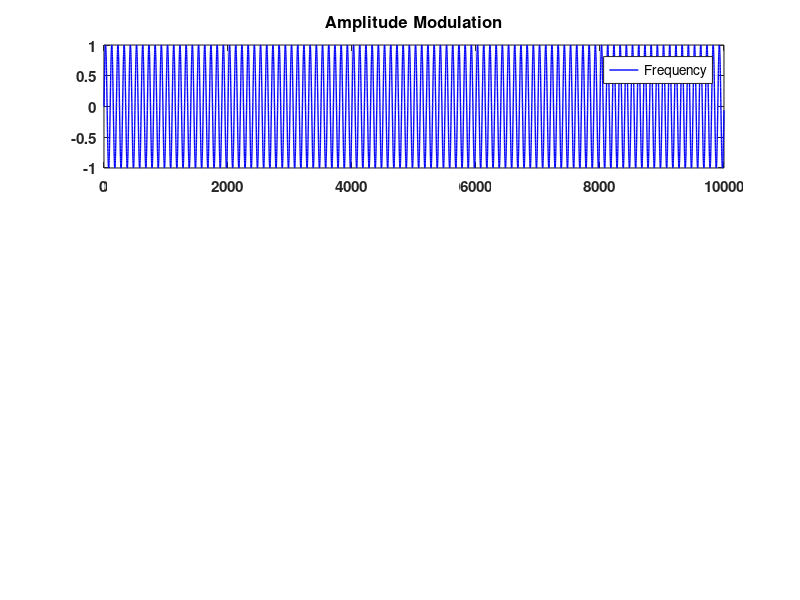

The MATLAB source for this figure: (Note: this script raises an error after producing the figure.)
format long g
format compact
clc
close all
clearvars

% get the location of the script file to save figures
full_path = mfilename('fullpath');
[scriptpath,  filename, ext] = fileparts(full_path);

line_width = 1.0;
plot_num = 1;

data_path = 'D:\data\modulation\';

%% AM modulation

sample_rate = 1e6;

% time
t = 0:9999;

% base frequency to modulate
fo = 10000;
freq = sin(2*pi()*fo/sample_rate*t);

% amplitude
amplitude = 0.5*cos(2*pi()*(200/sample_rate)*t) + 0.5;

% create the signal
am_sig = freq.*amplitude;

% data plots
figure(plot_num)
set(gcf,'position',([50,50,1600,500]),'color','w')

subplot(3,1,1)
hold on
grid on
box on
plot(t, freq, 'b', 'LineWidth', line_width)
set(gca,'fontweight','bold','FontSize',11);
xlim([0, numel(t)]);
legend('Frequency')
title('Amplitude Modulation', 'fontweight','bold','FontSize',12);
ax = gca;
ax.Position = [0.02 ax.Position(2) 0.96 ax.Position(4)];

subplot(3,1,2)
hold on
grid on
box on
plot(t, amplitude, 'k', 'LineWidth', line_width)
set(gca,'fontweight','bold','FontSize',11);
xlim([0, numel(t)]);
legend('Analog Data')
ax = gca;
ax.Position = [0.02 ax.Position(2) 0.96 ax.Position(4)];

subplot(3,1,3)
hold on
grid on
box on
plot(t, amplitude, 'k', 'LineWidth', line_width)
plot(t, am_sig, 'b', 'LineWidth', line_width)
set(gca,'fontweight','bold','FontSize',11);
xlim([0, numel(t)]);
legend({'Data', 'Modulated Data'});
ax = gca;
ax.Position = [0.02 ax.Position(2) 0.96 ax.Position(4)];
print(plot_num, '-dpng', fullfile(data_path,strcat('am_time_plot.png')));
plot_num = plot_num + 1;

[s, f, ts] = spectrogram(complex(am_sig, zeros(1, numel(am_sig))), 64, 32, 64, sample_rate, 'centered'); 

% spectrogram
figure(plot_num)
set(gcf,'position',([50,50,1000,800]),'color','w')
surf(ts, f/1e6, 20*log10(abs(s)), 'EdgeColor', 'none')
colormap(jet(100));
grid on
box on
set(gca,'fontweight','bold','FontSize',12);
xlabel('Time (s)', 'fontweight','bold','FontSize',12);
ylabel('Frequency (MHz)', 'fontweight','bold','FontSize',12);
zlabel('Amplitude (dBfs)', 'fontweight','bold','FontSize',12);
ax = gca;
ax.Position = [0.08 0.08 0.875 0.88];

view(0,0);
print(plot_num, '-dpng', fullfile(data_path,strcat('am_spectrogram_0_0.png')));
view(90,0)
print(plot_num, '-dpng', fullfile(data_path,strcat('am_spectrogram_90_0.png')));
view(90,-90)
print(plot_num, '-dpng', fullfile(data_path,strcat('am_spectrogram_90_90.png')));

plot_num = plot_num + 1;

%% ASK

amplitude = 1.0;
sample_rate = 1e6;
symbol_length = 0.001;

% time
t = 0:9999;

% base frequency to modulate
fo = 10000;
freq = sin(2*pi()*fo/sample_rate*t);

% amplitude
% A0 = 0.1*ones(1, 1000);
% A1 = 0.95 * ones(1, 1000);
% amplitude = [A1, A1, A0, A1, A0, A0, A1, A0, A1, A0];
% data
data = [1, 0, 1, 0, 0, 1, 1, 1, 0, 1];
[iq] = generate_ask(data, amplitude, sample_rate, symbol_length);
ask_sig = freq.' .* real(iq);

% create the signal
% ask_sig = freq.*amplitude;

% data plots
figure(plot_num)
set(gcf,'position',([50,50,1600,500]),'color','w')

subplot(3,1,1)
hold on
grid on
box on
plot(t, freq, 'b', 'LineWidth', line_width)
set(gca,'fontweight','bold','FontSize',11);
xlim([0, numel(t)]);
legend('Frequency')
title('ASK Modulation', 'fontweight','bold','FontSize',12);
ax = gca;
ax.Position = [0.02 ax.Position(2) 0.96 ax.Position(4)];

subplot(3,1,2)
hold on
grid on
box on
plot(t, amplitude, 'k', 'LineWidth', line_width)
set(gca,'fontweight','bold','FontSize',11);
xlim([0, numel(t)]);
legend('Binary Data')
ax = gca;
ax.Position = [0.02 ax.Position(2) 0.96 ax.Position(4)];

subplot(3,1,3)
hold on
grid on
box on
plot(t, real(iq), 'k', 'LineWidth', line_width)
plot(t, ask_sig, 'b', 'LineWidth', line_width)
set(gca,'fontweight','bold','FontSize',11);
xlim([0, numel(t)]);
legend({'Data', 'Modulated Data'});
ax = gca;
ax.Position = [0.02 ax.Position(2) 0.96 ax.Position(4)];
print(plot_num, '-dpng', fullfile(data_path,strcat('ask_time_plot.png')));
plot_num = plot_num + 1;

[s, f, ts] = spectrogram(ask_sig, 64, 32, 64, sample_rate, 'centered'); 

% spectrogram
figure(plot_num)
set(gcf,'position',([50,50,1000,800]),'color','w')
surf(ts, f/1e6, 20*log10(abs(s)), 'EdgeColor', 'none')
colormap(jet(100));
grid on
box on
set(gca,'fontweight','bold','FontSize',12);
xlabel('Time (s)', 'fontweight','bold','FontSize',12);
ylabel('Frequency (MHz)', 'fontweight','bold','FontSize',12);
zlabel('Amplitude (dBfs)', 'fontweight','bold','FontSize',12);
ax = gca;
ax.Position = [0.08 0.08 0.875 0.88];

view(0,0);
print(plot_num, '-dpng', fullfile(data_path,strcat('ask_spectrogram_0_0.png')));
view(90,0)
print(plot_num, '-dpng', fullfile(data_path,strcat('ask_spectrogram_90_0.png')));
view(90,-90)
print(plot_num, '-dpng', fullfile(data_path,strcat('ask_spectrogram_90_90.png')));

plot_num = plot_num + 1;

%% PAM modulation

amplitude = 1.0;
sample_rate = 1e6;

% time
t = 0:9999;

symbol_length = 0.0001;
samples_per_symbol = floor(sample_rate * symbol_length + 0.5);

data = randi([0,1], 200,1);

[iq, pulse_data] = generate_4pam(data, amplitude, symbol_length, sample_rate);
t_iq = (0:numel(iq)-1)/sample_rate;

x_data = 0:numel(data)-1;

% data plot
figure(plot_num)
set(gcf,'position',([50,50,1600,500]),'color','w')

subplot(3,1,1)
hold on
grid on
box on
plot(x_data, data, 'k', 'LineWidth', 1)
set(gca,'fontweight','bold','FontSize',11);
xlim([0,x_data(end)]);
legend('Binary Data')
title('4-PAM Modulation', 'fontweight','bold','FontSize',12);
ax = gca;
ax.Position = [0.025 ax.Position(2) 0.96 ax.Position(4)];

subplot(3,1,2)
hold on
grid on
box on
plot(t_iq, pulse_data, 'b', 'LineWidth', line_width)
set(gca,'fontweight','bold','FontSize',11);
xlim([0, t_iq(end)]);
legend({'Data'});
ax = gca;
ax.Position = [0.025 ax.Position(2) 0.96 ax.Position(4)];

subplot(3,1,3)
hold on
grid on
box on
plot(t_iq, pulse_data, 'k', 'LineWidth', line_width)
plot(t_iq, real(iq), 'b', 'LineWidth', line_width)
set(gca,'fontweight','bold','FontSize',11);
xlim([0, t_iq(end)]);
legend({'Data', 'Modulated Data'});
ax = gca;
ax.Position = [0.025 0.125 0.96 ax.Position(4)];
print(plot_num, '-dpng', fullfile(data_path,strcat('pam_time_plot.png')));
plot_num = plot_num + 1;

% iq data plot
figure(plot_num)
set(gcf,'position',([50,50,1000,800]),'color','w')
scatter3(t_iq, real(iq), imag(iq), 20, 'o', 'b', 'filled');
hold on
box on
grid on
plot3(t_iq, real(iq), imag(iq), 'b');
set(gca,'fontweight','bold','FontSize',11);
xlabel('Time (s)', 'fontweight','bold');
ylabel('I', 'fontweight','bold');
zlabel('Q', 'fontweight','bold');
view(-70,10);
ax = gca;
ax.Position = [0.08 0.08 0.865 0.88];
print(plot_num, '-dpng', fullfile(data_path,strcat('pam_iq_plot.png')));
plot_num = plot_num + 1;

[s, f, ts] = spectrogram(iq, 64, 32, 64, sample_rate, 'centered'); 

% spectrogram
figure(plot_num)
set(gcf,'position',([50,50,1000,800]),'color','w')
surf(ts, f/1e6, 20*log10(abs(s)), 'EdgeColor', 'none')
colormap(jet(100));
grid on
box on
set(gca,'fontweight','bold','FontSize',12);
xlabel('Time (s)', 'fontweight','bold','FontSize',12);
ylabel('Frequency (MHz)', 'fontweight','bold','FontSize',12);
zlabel('Amplitude (dBfs)', 'fontweight','bold','FontSize',12);
ax = gca;
ax.Position = [0.08 0.08 0.875 0.88];

view(0,0);
print(plot_num, '-dpng', fullfile(data_path,strcat('pam_spectrogram_0_0.png')));
view(90,0)
print(plot_num, '-dpng', fullfile(data_path,strcat('pam_spectrogram_90_0.png')));
view(90,-90)
print(plot_num, '-dpng', fullfile(data_path,strcat('pam_spectrogram_90_90.png')));

plot_num = plot_num + 1;

%% FM
amplitude = 1.0;

sample_rate = 1e6;
analog_sr = 20000;

% time
t = (0:199);

% base frequency to modulate
fo = sample_rate;
freq = sin(2*pi()*fo/(200*sample_rate)*(0:19999));

% analog data
d1 = cos(2*pi()*(400/analog_sr)*t);
d2 = cos(2*pi()*(100/analog_sr)*t);
d3 = cos(2*pi()*(600/analog_sr)*t);
d4 = cos(2*pi()*(200/analog_sr)*t);
d5 = cos(2*pi()*(800/analog_sr)*t);
data = [d1, d2, d3, d4, d5];


[iq] = generate_fm(data, sample_rate, 1/analog_sr, 4000, amplitude);
fm_sig = imag(iq);

% calculate the real FM signal
% samples_per_symbol = floor(sample_rate * 1/analog_sr + 0.5);
% fm_sig = zeros(numel(data) * samples_per_symbol, 1);

% int_val = 0;
% index = 1;
% 
% for idx = 1:numel(data)-1
% 
%     % // short cuts based on evenely spaced upsampling
%     slope = (data(idx+1) - data(idx))/(samples_per_symbol);
% 
%     for jdx = 0:samples_per_symbol-1
%         int_val = int_val + (data(idx) + jdx*slope);
%         fm_sig(index) = cos(int_val*2*pi*(4000/sample_rate));
%         index = index + 1;
%     end
% end

t_plot = (0:numel(data)-1)/analog_sr;
fm_plot = (0:numel(fm_sig)-1)/sample_rate;

% data plots
figure(plot_num)
set(gcf,'position',([50,50,1600,500]),'color','w')

subplot(3,1,1)
hold on
grid on
box on
plot(0:numel(freq)-1, freq, 'b', 'LineWidth', line_width)
set(gca,'fontweight','bold','FontSize',11);
xlim([0, numel(freq)-1]);
legend('Frequency')
title('Frequency Modulation', 'fontweight','bold','FontSize',12);
ax = gca;
ax.Position = [0.02 ax.Position(2) 0.96 ax.Position(4)];

subplot(3,1,2)
hold on
grid on
box on
plot(t_plot, data, 'k', 'LineWidth', line_width)
set(gca,'fontweight','bold','FontSize',11);
xlim([0,t_plot(end)]);
legend('Binary Data')
ax = gca;
ax.Position = [0.02 ax.Position(2) 0.96 ax.Position(4)];

subplot(3,1,3)
hold on
grid on
box on
% plot(t, data, '--g', 'LineWidth', line_width)
% plot(real(iq_data), 'b', 'LineWidth', line_width)
plot(fm_plot, fm_sig, 'b', 'LineWidth', line_width)
set(gca,'fontweight','bold','FontSize',11);
% xlim([0, numel(t)]);
legend({'Modulated Data'});
ax = gca;
ax.Position = [0.02 ax.Position(2) 0.96 ax.Position(4)];
print(plot_num, '-dpng', fullfile(data_path,strcat('fm_time_plot.png')));
plot_num = plot_num + 1;

[s, f, ts] = spectrogram(iq, 64, 32, 64, sample_rate, 'centered'); 

% spectrogram
figure(plot_num)
set(gcf,'position',([50,50,1000,800]),'color','w')
surf(ts, f/1e6, 20*log10(abs(s)), 'EdgeColor', 'none')
colormap(jet(100));
grid on
box on
set(gca,'fontweight','bold','FontSize',12);
xlabel('Time (s)', 'fontweight','bold','FontSize',12);
ylabel('Frequency (MHz)', 'fontweight','bold','FontSize',12);
zlabel('Amplitude (dBfs)', 'fontweight','bold','FontSize',12);
ax = gca;
ax.Position = [0.08 0.08 0.875 0.88];

view(0,0);
print(plot_num, '-dpng', fullfile(data_path,strcat('fm_spectrogram_0_0.png')));
view(90,0)
print(plot_num, '-dpng', fullfile(data_path,strcat('fm_spectrogram_90_0.png')));
view(90,-90)
print(plot_num, '-dpng', fullfile(data_path,strcat('fm_spectrogram_90_90.png')));

plot_num = plot_num + 1;

%% FSK

sample_rate = 1e6;

% freq
fo = 20000;
symbol_length = 0.001;

% data
% data = randi([0,1], 10,1);
data = [1, 0, 1, 0, 0, 1, 1, 1, 0, 1];

d2 = [];
for idx=1:numel(data)
    d2 = cat(1, d2, data(idx)*ones(sample_rate*symbol_length, 1));
end

iq = generate_fsk(data, 1, sample_rate, symbol_length, 0, fo);
fsk_sig = imag(iq);
t_iq = (0:numel(iq)-1)/sample_rate;

x_data = 0:numel(data)-1;
fm_plot = (0:numel(fsk_sig)-1)/sample_rate;

% data plot
figure(plot_num)
set(gcf,'position',([50,50,1600,400]),'color','w')

subplot(2,1,1)
hold on
grid on
box on
plot(x_data, data, 'k', 'LineWidth', 1)
set(gca,'fontweight','bold','FontSize',11);
xlim([0,x_data(end)]);
legend('Binary Data')
title('FSK Modulation', 'fontweight','bold','FontSize',12);
ax = gca;
ax.Position = [0.02 ax.Position(2) 0.96 ax.Position(4)];

subplot(2,1,2)
hold on
grid on
box on
plot(fm_plot, d2, 'k', 'LineWidth', line_width)
plot(fm_plot, fsk_sig, 'b', 'LineWidth', line_width)
set(gca,'fontweight','bold','FontSize',11);
xlim([0, fm_plot(end)]);
legend({'Data', 'Modulated Data'});
ax = gca;
ax.Position = [0.02 0.125 0.96 ax.Position(4)];
print(plot_num, '-dpng', fullfile(data_path,strcat('fsk_time_plot.png')));
plot_num = plot_num + 1;

% iq data plot
figure(plot_num)
set(gcf,'position',([50,50,1000,800]),'color','w')
scatter3(t_iq, real(iq), imag(iq), 20, 'o', 'b', 'filled');
hold on
box on
grid on
plot3(t_iq, real(iq), imag(iq), 'b');
set(gca,'fontweight','bold','FontSize',11);
xlabel('Time (s)', 'fontweight','bold');
ylabel('I', 'fontweight','bold');
zlabel('Q', 'fontweight','bold');
view(-70,10);
ax = gca;
ax.Position = [0.08 0.08 0.865 0.88];
print(plot_num, '-dpng', fullfile(data_path,strcat('fsk_iq_plot.png')));
plot_num = plot_num + 1;

[s, f, ts] = spectrogram(iq, 512, 480, 512, sample_rate, 'centered'); 

% spectrogram
figure(plot_num)
set(gcf,'position',([50,50,1000,800]),'color','w')
surf(ts, f/1e6, 20*log10(abs(s)), 'EdgeColor', 'none')
colormap(jet(100));
grid on
box on
set(gca,'fontweight','bold','FontSize',12);
xlabel('Time (s)', 'fontweight','bold','FontSize',12);
ylabel('Frequency (MHz)', 'fontweight','bold','FontSize',12);
zlabel('Amplitude (dBfs)', 'fontweight','bold','FontSize',12);
ax = gca;
ax.Position = [0.08 0.08 0.875 0.88];

view(0,0);
print(plot_num, '-dpng', fullfile(data_path,strcat('fsk_spectrogram_0_0.png')));
view(90,0)
print(plot_num, '-dpng', fullfile(data_path,strcat('fsk_spectrogram_90_0.png')));
view(90,-90)
print(plot_num, '-dpng', fullfile(data_path,strcat('fsk_spectrogram_90_90.png')));

plot_num = plot_num + 1;


%% bpsk

amplitude = 1.0;
sample_rate = 10e6;

bit_length = 0.000001;

% data
data = randi([0,1], 200,1);
x_data = 0:numel(data)-1;

num_bits = 1;
iq_map = [-1+-0i; 1+0i];
gc = [0,1];

[iq] = generate_bpsk(data, amplitude, sample_rate, bit_length);
t_iq = (0:numel(iq)-1)/sample_rate;

% data plots
figure(plot_num)
set(gcf,'position',([50,50,1600,400]),'color','w')

subplot(2,1,1)
hold on
grid on
box on
plot(x_data, data, 'k', 'LineWidth', 1)
set(gca,'fontweight','bold','FontSize',11);
xlim([0,x_data(end)]);
legend('Binary Data')
title('BPSK Modulation', 'fontweight','bold','FontSize',12);
ax = gca;
ax.Position = [0.02 ax.Position(2) 0.96 ax.Position(4)];

subplot(2,1,2)
hold on
grid on
box on
plot(t_iq, real(iq), 'b', 'LineWidth', line_width)
plot(t_iq, imag(iq), 'r', 'LineWidth', line_width)
set(gca,'fontweight','bold','FontSize',11);
xlim([0, t_iq(end)]);
legend({'I', 'Q'});
ax = gca;
ax.Position = [0.02 0.125 0.96 ax.Position(4)];
print(plot_num, '-dpng', fullfile(data_path,strcat('bpsk_time_plot.png')));
plot_num = plot_num + 1;

% iq map plot
figure(plot_num)
set(gcf,'position',([50,50,1000,800]),'color','w')
hold on
grid on
box on
scatter(real(iq_map), imag(iq_map), 20, 'o', 'b', 'filled');
for idx=1:numel(iq_map)
    x = real(iq_map(gc(idx)+1,1));
    y = imag(iq_map(gc(idx)+1,1));
    text( x-0.01,y-0.1, strcat(dec2base(gc(idx),2, num_bits)),'Color',[0 0 0], 'fontweight','bold');
end
set(gca,'fontweight','bold','FontSize',11);
xlabel('I', 'fontweight','bold');
ylabel('Q', 'fontweight','bold');
xlim([-1.1, 1.1]);
ylim([-1.1, 1.1]);
pt = title('Constellation Map', 'fontweight','bold','FontSize',12);
set(pt,'position',get(pt,'position')+[0 0.01 0])
ax = gca;
ax.XAxisLocation = 'origin';
ax.YAxisLocation = 'origin';
ax.Position = [0.04 0.04 0.92 0.92];
print(plot_num, '-dpng', fullfile(data_path,strcat('bpsk_iqmap_plot.png')));
plot_num = plot_num + 1;

% iq data plot
figure(plot_num)
set(gcf,'position',([50,50,1000,800]),'color','w')
scatter3(t_iq, real(iq), imag(iq), 20, 'o', 'b', 'filled');
hold on
box on
grid on
plot3(t_iq, real(iq), imag(iq), 'b');
set(gca,'fontweight','bold','FontSize',11);
xlabel('Time (s)', 'fontweight','bold');
ylabel('I', 'fontweight','bold');
zlabel('Q', 'fontweight','bold');
view(-70,10);
ax = gca;
ax.Position = [0.08 0.08 0.875 0.88];
print(plot_num, '-dpng', fullfile(data_path,strcat('bpsk_iq_plot.png')));
plot_num = plot_num + 1;

[s, f, ts] = spectrogram(iq, 128, 64, 128, sample_rate, 'centered'); 

% spectrogram
figure(plot_num)
set(gcf,'position',([50,50,1000,800]),'color','w')
surf(ts, f/1e6, 20*log10(abs(s)), 'EdgeColor', 'none')
colormap(jet(100));
grid on
box on
set(gca,'fontweight','bold','FontSize',12);
xlabel('Time (s)', 'fontweight','bold','FontSize',12);
ylabel('Frequency (MHz)', 'fontweight','bold','FontSize',12);
zlabel('Amplitude (dBfs)', 'fontweight','bold','FontSize',12);
ax = gca;
ax.Position = [0.08 0.08 0.875 0.88];

view(0,0);
print(plot_num, '-dpng', fullfile(data_path,strcat('bpsk_spectrogram_0_0.png')));
view(90,0)
print(plot_num, '-dpng', fullfile(data_path,strcat('bpsk_spectrogram_90_0.png')));
view(90,-90)
print(plot_num, '-dpng', fullfile(data_path,strcat('bpsk_spectrogram_90_90.png')));
plot_num = plot_num + 1;

%% QPSK

amplitude = 1.0;
sample_rate = 10e6;

bit_length = 0.000001;

% data
data = randi([0,1], 2*200,1);
x_data = 0:numel(data)-1;

num_bits = 2;
[iq_map, gc] = create_qam_constellation(num_bits);

[iq] = generate_qpsk(data, sample_rate, bit_length);
t_iq = (0:numel(iq)-1)/sample_rate;

% data plots
figure(plot_num)
set(gcf,'position',([50,50,1600,400]),'color','w')

subplot(2,1,1)
hold on
grid on
box on
plot(x_data, data, 'k', 'LineWidth', 1)
set(gca,'fontweight','bold','FontSize',11);
xlim([0,x_data(end)]);
legend('Binary Data')
title('QPSK Modulation', 'fontweight','bold','FontSize',12);
ax = gca;
ax.Position = [0.02 ax.Position(2) 0.96 ax.Position(4)];

subplot(2,1,2)
hold on
grid on
box on
plot(t_iq, real(iq), 'b', 'LineWidth', line_width)
plot(t_iq, imag(iq), 'r', 'LineWidth', line_width)
set(gca,'fontweight','bold','FontSize',11);
xlim([0, t_iq(end)]);
legend({'I', 'Q'});
ax = gca;
ax.Position = [0.02 0.125 0.96 ax.Position(4)];
print(plot_num, '-dpng', fullfile(data_path,strcat('qpsk_time_plot.png')));
plot_num = plot_num + 1;

% iq map plot
figure(plot_num)
set(gcf,'position',([50,50,1000,800]),'color','w')
hold on
grid on
box on
scatter(real(iq_map), imag(iq_map), 20, 'o', 'b', 'filled');
for idx=1:numel(iq_map)
    x = real(iq_map(gc(idx)+1,1));
    y = imag(iq_map(gc(idx)+1,1));
    text( x-0.02,y-0.05, strcat(dec2base(gc(idx),2, num_bits)),'Color',[0 0 0], 'fontweight','bold');
end
set(gca,'fontweight','bold','FontSize',11);
xlabel('I', 'fontweight','bold');
ylabel('Q', 'fontweight','bold');
xlim([-1.1, 1.1]);
ylim([-1.1, 1.1]);
pt = title('Constellation Map', 'fontweight','bold','FontSize',12);
set(pt,'position',get(pt,'position')+[0 0.01 0])
ax = gca;
ax.XAxisLocation = 'origin';
ax.YAxisLocation = 'origin';
ax.Position = [0.04 0.04 0.92 0.92];
print(plot_num, '-dpng', fullfile(data_path,strcat('qpsk_iqmap_plot.png')));
plot_num = plot_num + 1;

% iq data plot
figure(plot_num)
set(gcf,'position',([50,50,1000,800]),'color','w')
scatter3(t_iq, real(iq), imag(iq), 20, 'o', 'b', 'filled');
hold on
box on
grid on
plot3(t_iq, real(iq), imag(iq), 'b');
set(gca,'fontweight','bold','FontSize',11);
xlabel('Time (s)', 'fontweight','bold');
ylabel('I', 'fontweight','bold');
zlabel('Q', 'fontweight','bold');
view(-70,10);
ax = gca;
ax.Position = [0.08 0.08 0.875 0.88];
print(plot_num, '-dpng', fullfile(data_path,strcat('qpsk_iq_plot.png')));
plot_num = plot_num + 1;

[s, f, ts] = spectrogram(iq, 128, 64, 128, sample_rate, 'centered'); 

% spectrogram
figure(plot_num)
set(gcf,'position',([50,50,1000,800]),'color','w')
surf(ts, f/1e6, 20*log10(abs(s)), 'EdgeColor', 'none')
colormap(jet(100));
grid on
box on
set(gca,'fontweight','bold','FontSize',12);
xlabel('Time (s)', 'fontweight','bold','FontSize',12);
ylabel('Frequency (MHz)', 'fontweight','bold','FontSize',12);
zlabel('Amplitude (dBfs)', 'fontweight','bold','FontSize',12);
ax = gca;
ax.Position = [0.08 0.08 0.875 0.88];

view(0,0);
print(plot_num, '-dpng', fullfile(data_path,strcat('qpsk_spectrogram_0_0.png')));
view(90,0)
print(plot_num, '-dpng', fullfile(data_path,strcat('qpsk_spectrogram_90_0.png')));
view(90,-90)
print(plot_num, '-dpng', fullfile(data_path,strcat('qpsk_spectrogram_90_90.png')));
plot_num = plot_num + 1;

%% O-QPSK

amplitude = 1.0;
sample_rate = 10e6;

bit_length = 0.000001;

% data
data = randi([0,1], 2*200, 1);
x_data = 0:numel(data)-1;

num_bits = 2;
[iq_map, gc] = create_qam_constellation(num_bits);

[iq] = generate_oqpsk(data, sample_rate, bit_length/2);
t_iq = (0:numel(iq)-1)/sample_rate;

% data plot
figure(plot_num)
set(gcf,'position',([50,50,1600,400]),'color','w')

subplot(2,1,1)
hold on
grid on
box on
plot(x_data, data, 'k', 'LineWidth', 1)
set(gca,'fontweight','bold','FontSize',11);
xlim([0,x_data(end)]);
legend('Binary Data')
title('OQPSK Modulation', 'fontweight','bold','FontSize',12);
ax = gca;
ax.Position = [0.02 ax.Position(2) 0.96 ax.Position(4)];

subplot(2,1,2)
hold on
grid on
box on
plot(t_iq, real(iq), 'b', 'LineWidth', line_width)
plot(t_iq, imag(iq), 'r', 'LineWidth', line_width)
set(gca,'fontweight','bold','FontSize',11);
xlim([0, t_iq(end)]);
legend({'I', 'Q'});
ax = gca;
ax.Position = [0.02 0.125 0.96 ax.Position(4)];
print(plot_num, '-dpng', fullfile(data_path,strcat('oqpsk_time_plot.png')));
plot_num = plot_num + 1;

% iq map plot
figure(plot_num)
set(gcf,'position',([50,50,1000,800]),'color','w')
hold on
grid on
box on
scatter(real(iq_map), imag(iq_map), 20, 'o', 'b', 'filled');
for idx=1:numel(iq_map)
    x = real(iq_map(gc(idx)+1,1));
    y = imag(iq_map(gc(idx)+1,1));
    text( x-0.02,y-0.05, strcat(dec2base(gc(idx),2, num_bits)),'Color',[0 0 0], 'fontweight','bold');
end
set(gca,'fontweight','bold','FontSize',11);
xlabel('I', 'fontweight','bold');
ylabel('Q', 'fontweight','bold');
xlim([-1.1, 1.1]);
ylim([-1.1, 1.1]);
pt = title('Constellation Map', 'fontweight','bold','FontSize',12);
set(pt,'position',get(pt,'position')+[0 0.01 0])
ax = gca;
ax.XAxisLocation = 'origin';
ax.YAxisLocation = 'origin';
ax.Position = [0.04 0.04 0.92 0.92];
print(plot_num, '-dpng', fullfile(data_path,strcat('oqpsk_iqmap_plot.png')));
plot_num = plot_num + 1;

% iq data plot
figure(plot_num)
set(gcf,'position',([50,50,1000,800]),'color','w')
scatter3(t_iq, real(iq), imag(iq), 20, 'o', 'b', 'filled');
hold on
box on
grid on
plot3(t_iq, real(iq), imag(iq), 'b');
set(gca,'fontweight','bold','FontSize',11);
xlabel('Time (s)', 'fontweight','bold');
ylabel('I', 'fontweight','bold');
zlabel('Q', 'fontweight','bold');
view(-70,10);
ax = gca;
ax.Position = [0.08 0.08 0.875 0.88];
print(plot_num, '-dpng', fullfile(data_path,strcat('oqpsk_iq_plot.png')));
plot_num = plot_num + 1;

[s, f, ts] = spectrogram(iq, 128, 64, 128, sample_rate, 'centered'); 

% spectrogram
figure(plot_num)
set(gcf,'position',([50,50,1000,800]),'color','w')
surf(ts, f/1e6, 20*log10(abs(s)), 'EdgeColor', 'none')
colormap(jet(100));
grid on
box on
set(gca,'fontweight','bold','FontSize',12);
xlabel('Time (s)', 'fontweight','bold','FontSize',12);
ylabel('Frequency (MHz)', 'fontweight','bold','FontSize',12);
zlabel('Amplitude (dBfs)', 'fontweight','bold','FontSize',12);
ax = gca;
ax.Position = [0.08 0.08 0.875 0.88];

view(0,0);
print(plot_num, '-dpng', fullfile(data_path,strcat('oqpsk_spectrogram_0_0.png')));
view(90,0)
print(plot_num, '-dpng', fullfile(data_path,strcat('oqpsk_spectrogram_90_0.png')));
view(90,-90)
print(plot_num, '-dpng', fullfile(data_path,strcat('oqpsk_spectrogram_90_90.png')));

plot_num = plot_num + 1;

%% 16 QAM

amplitude = 1.0;
sample_rate = 10e6;

bit_length = 0.000001;
num_bits = 4;

% data
data = randi([0,1], num_bits*100, 1);
x_data = 0:numel(data)-1;

% create the mapping constellation
[iq_map, gc] = create_qam_constellation(num_bits);

[iq] = generate_qam(data, amplitude, sample_rate, iq_map, bit_length);
t_iq = (0:numel(iq)-1)/sample_rate;

% time plots
figure(plot_num)
set(gcf,'position',([50,50,1600,400]),'color','w')

subplot(2,1,1)
hold on
grid on
box on
plot(x_data, data, 'k', 'LineWidth', 1)
set(gca,'fontweight','bold','FontSize',11);
xlim([0,x_data(end)]);
legend('Binary Data')
title('16QAM Modulation', 'fontweight','bold','FontSize',12);
ax = gca;
ax.Position = [0.02 ax.Position(2) 0.96 ax.Position(4)];

subplot(2,1,2)
hold on
grid on
box on
plot(t_iq, real(iq), 'b', 'LineWidth', line_width)
plot(t_iq, imag(iq), 'r', 'LineWidth', line_width)
set(gca,'fontweight','bold','FontSize',11);
xlim([0, t_iq(end)]);
legend({'I', 'Q'});
ax = gca;
ax.Position = [0.02 0.125 0.96 ax.Position(4)];
print(plot_num, '-dpng', fullfile(data_path,strcat('16qam_time_plot.png')));
plot_num = plot_num + 1;

% iq map plot
figure(plot_num)
set(gcf,'position',([50,50,1000,800]),'color','w')
hold on
grid on
box on
scatter(real(iq_map), imag(iq_map), 20, 'o', 'b', 'filled');
for idx=1:numel(iq_map)
    x = real(iq_map(gc(idx)+1,1));
    y = imag(iq_map(gc(idx)+1,1));
    text( x-0.04,y-0.05, strcat(dec2base(gc(idx),2, num_bits)),'Color',[0 0 0], 'fontweight','bold');
end
set(gca,'fontweight','bold','FontSize',11);
xlabel('I', 'fontweight','bold');
ylabel('Q', 'fontweight','bold');
xlim([-1.1, 1.1]);
ylim([-1.1, 1.1]);
pt = title('Constellation Map', 'fontweight','bold','FontSize',12);
set(pt,'position',get(pt,'position')+[0 0.01 0])
ax = gca;
ax.XAxisLocation = 'origin';
ax.YAxisLocation = 'origin';
ax.Position = [0.04 0.04 0.92 0.92];
print(plot_num, '-dpng', fullfile(data_path,strcat('16qam_iqmap_plot.png')));
plot_num = plot_num + 1;

% iq data plot
figure(plot_num)
set(gcf,'position',([50,50,1000,800]),'color','w')
hold on
box on
grid on
scatter3(t_iq, real(iq), imag(iq), 20, 'o', 'b', 'filled');
plot3(t_iq, real(iq), imag(iq), 'b');
set(gca,'fontweight','bold','FontSize',11);
xlabel('Time (s)', 'fontweight','bold');
ylabel('I', 'fontweight','bold');
zlabel('Q', 'fontweight','bold');
view(-70,10);
ax = gca;
ax.Position = [0.08 0.08 0.875 0.88];
print(plot_num, '-dpng', fullfile(data_path,strcat('16qam_iq_plot.png')));
plot_num = plot_num + 1;

[s, f, ts] = spectrogram(iq, 128, 64, 128, sample_rate, 'centered'); 

% spectrogram
figure(plot_num)
set(gcf,'position',([50,50,1000,800]),'color','w')
surf(ts, f/1e6, 20*log10(abs(s)), 'EdgeColor', 'none')
colormap(jet(100));
grid on
box on
set(gca,'fontweight','bold','FontSize',12);
xlabel('Time (s)', 'fontweight','bold','FontSize',12);
ylabel('Frequency (MHz)', 'fontweight','bold','FontSize',12);
zlabel('Amplitude (dBfs)', 'fontweight','bold','FontSize',12);
ax = gca;
ax.Position = [0.08 0.08 0.875 0.88];

view(0,0);
print(plot_num, '-dpng', fullfile(data_path,strcat('16qam_spectrogram_0_0.png')));
view(90,0)
print(plot_num, '-dpng', fullfile(data_path,strcat('16qam_spectrogram_90_0.png')));
view(90,-90)
print(plot_num, '-dpng', fullfile(data_path,strcat('16qam_spectrogram_90_90.png')));

plot_num = plot_num + 1;

%% 64 QAM

amplitude = 1.0;
sample_rate = 10e6;

bit_length = 0.000001;
num_bits = 6;

% data
data = randi([0,1], 2*num_bits*100, 1);
x_data = 0:numel(data)-1;

% create the mapping constellation
[iq_map, gc] = create_qam_constellation(num_bits);

[iq] = generate_qam(data, amplitude, sample_rate, iq_map, bit_length);
t_iq = (0:numel(iq)-1)/sample_rate;

% time plots
figure(plot_num)
set(gcf,'position',([50,50,1600,400]),'color','w')

subplot(2,1,1)
hold on
grid on
box on
plot(x_data, data, 'k', 'LineWidth', 1)
set(gca,'fontweight','bold','FontSize',11);
xlim([0,x_data(end)]);
legend('Binary Data')
title('64QAM Modulation', 'fontweight','bold','FontSize',12);
ax = gca;
ax.Position = [0.02 ax.Position(2) 0.96 ax.Position(4)];

subplot(2,1,2)
hold on
grid on
box on
plot(t_iq, real(iq), 'b', 'LineWidth', line_width)
plot(t_iq, imag(iq), 'r', 'LineWidth', line_width)
set(gca,'fontweight','bold','FontSize',11);
xlim([0, t_iq(end)]);
legend({'I', 'Q'});
ax = gca;
ax.Position = [0.02 0.125 0.96 ax.Position(4)];
print(plot_num, '-dpng', fullfile(data_path,strcat('64qam_time_plot.png')));
plot_num = plot_num + 1;

% iq map plot
figure(plot_num)
set(gcf,'position',([50,50,1000,800]),'color','w')
hold on
grid on
box on
scatter(real(iq_map), imag(iq_map), 20, 'o', 'b', 'filled');
for idx=1:numel(iq_map)
    x = real(iq_map(gc(idx)+1,1));
    y = imag(iq_map(gc(idx)+1,1));
    text( x-0.06,y-0.05, strcat(dec2base(gc(idx),2, num_bits)),'Color',[0 0 0], 'fontweight','bold');
end
set(gca,'fontweight','bold','FontSize',11);
xlabel('I', 'fontweight','bold');
ylabel('Q', 'fontweight','bold');
xlim([-1.1, 1.1]);
ylim([-1.1, 1.1]);
pt = title('Constellation Map', 'fontweight','bold','FontSize',12);
set(pt,'position',get(pt,'position')+[0 0.01 0])
ax = gca;
ax.XAxisLocation = 'origin';
ax.YAxisLocation = 'origin';
ax.Position = [0.04 0.04 0.92 0.92];
print(plot_num, '-dpng', fullfile(data_path,strcat('64qam_iqmap_plot.png')));
plot_num = plot_num + 1;

% iq data plot
figure(plot_num)
set(gcf,'position',([50,50,1000,800]),'color','w')
hold on
box on
grid on
scatter3(t_iq, real(iq), imag(iq), 20, 'o', 'b', 'filled');
plot3(t_iq, real(iq), imag(iq), 'b');
set(gca,'fontweight','bold','FontSize',11);
xlabel('Time (s)', 'fontweight','bold');
ylabel('I', 'fontweight','bold');
zlabel('Q', 'fontweight','bold');
view(-70,10);
ax = gca;
ax.Position = [0.08 0.08 0.875 0.88];
print(plot_num, '-dpng', fullfile(data_path,strcat('64qam_iq_plot.png')));
plot_num = plot_num + 1;

[s, f, ts] = spectrogram(iq, 128, 64, 128, sample_rate, 'centered'); 

% spectrogram
figure(plot_num)
set(gcf,'position',([50,50,1000,800]),'color','w')
surf(ts, f/1e6, 20*log10(abs(s)), 'EdgeColor', 'none')
colormap(jet(100));
grid on
box on
set(gca,'fontweight','bold','FontSize',12);
xlabel('Time (s)', 'fontweight','bold','FontSize',12);
ylabel('Frequency (MHz)', 'fontweight','bold','FontSize',12);
zlabel('Amplitude (dBfs)', 'fontweight','bold','FontSize',12);
ax = gca;
ax.Position = [0.08 0.08 0.875 0.88];

view(0,0);
print(plot_num, '-dpng', fullfile(data_path,strcat('64qam_spectrogram_0_0.png')));
view(90,0)
print(plot_num, '-dpng', fullfile(data_path,strcat('64qam_spectrogram_90_0.png')));
view(90,-90)
print(plot_num, '-dpng', fullfile(data_path,strcat('64qam_spectrogram_90_90.png')));

plot_num = plot_num + 1;
